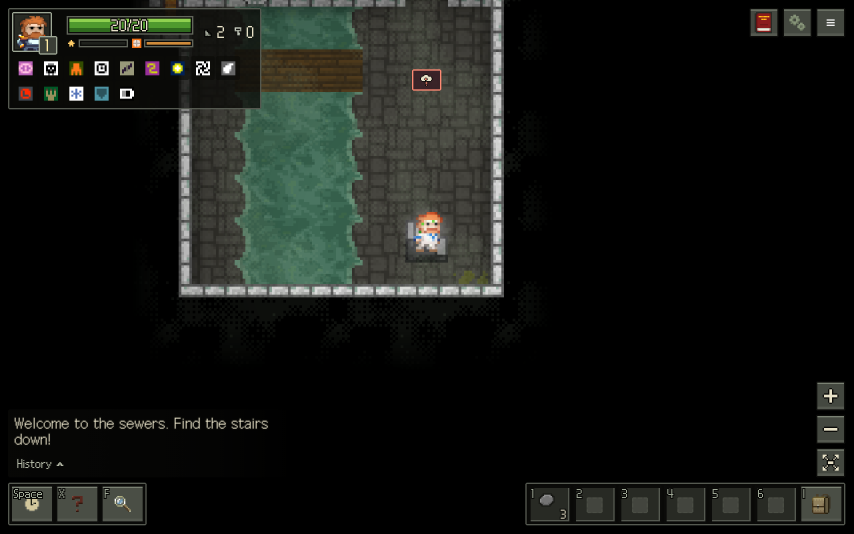
#> input picture docs/design/previews/v24/after/en-1280x800/buffs.png, 2560 x 1600 px, found by its file name (shown at 1/3 size)
$ python p24_ui.py
#> lines starting #> are read from the running program, lines starting #| are printed output that depends on the picture
# v24 effects and UI: the PD 1.9 sheets the game still shows (buffs, badges, map marks) redrawn at their own
# layouts from Shattered's art; journal marks and the design system's small copies of PD sprites brought along.
import os, numpy as np
from PIL import Image
O = '/home/claude/v24/orig/'
SH = '/home/claude/sh/spd/core/src/main/assets/'
OUT = '/home/claude/v24/out9/packages/client/public/assets/'
SPR = '/home/claude/v24/spr/'            # new copies for the design system's work/spr (build.py VARS)
os.makedirs(SPR, exist_ok=True)
def rgba(p): return Image.open(p).convert('RGBA')
#> called with p = '/home/claude/v24/orig/buffs.png'
def save(im, rel):
    p = OUT + rel; os.makedirs(os.path.dirname(p), exist_ok=True); im.save(p, optimize=True); return im
def spr(im, name): im.save(SPR + name, optimize=True); return im
def new(rel): return rgba(OUT + rel) if os.path.exists(OUT + rel) else rgba(O + rel)

# ---------------------------------------------------------------- 1. buffs.png (PD layout, 18 a row of 7 px)
# Shattered kept PD's first 29 indices for the same states; PD's VERTIGO (29), RAGE (30) and SACRIFICE (31) are 33, 38, 39 there.
PD_TO_SH = {i: i for i in range(29)}; PD_TO_SH.update({29: 33, 30: 38, 31: 39})
pdb = rgba(O + 'buffs.png'); shb = rgba(SH + 'interfaces/buffs.png')
out = Image.new('RGBA', pdb.size)
#> out: PIL image 2560x1600 RGBA; every value is 0
def cell7(i): return ((i % 18) * 7, (i // 18) * 7, (i % 18) * 7 + 7, (i // 18) * 7 + 7)
for i in range((pdb.width // 7) * (pdb.height // 7)):
    if i in PD_TO_SH: out.paste(shb.crop(cell7(PD_TO_SH[i])), cell7(i)[:2])
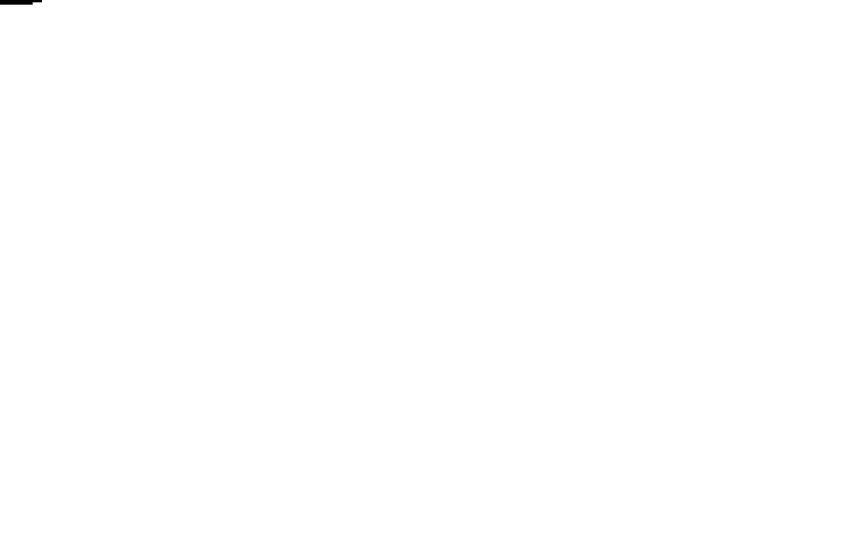
#> out: PIL image 2560x1600 RGBA (shown at 1/3 size); mean R, G, B, A 0, 0, 0, 0.1; transparent parts drawn white
save(out, 'buffs.png'); spr(out, 'sheet-buffs.png')

# ---------------------------------------------------------------- 2. badges.png (PD layout 8 x 8 of 16 px)
# Each picture the game names (badges.ts image) now holds Shattered's badge for the same feat, in Shattered's tier
# frames (bronze, silver, gold, platinum). Feats Shattered dropped (all scrolls / rings / wands identified, the haggler's
# and thorns rings, all items) keep their PD picture, re-framed in the tier frame their row should have.
B = {0: 6, 1: 7, 2: 34, 3: 35, 4: 8, 5: 9, 6: 36, 7: 37, 8: 11, 9: 40, 10: 41, 11: 72, 12: 15, 13: 48, 14: 49, 15: 79,
     16: 50, 22: 82, 23: 67, 24: 17, 25: 18, 26: 19, 27: 20, 29: 66, 30: 65, 32: 54, 33: 105, 34: 104, 36: 103, 37: 80,
     38: 99, 39: 111, 40: 12, 41: 42, 42: 43, 43: 73, 44: 13, 45: 44, 46: 45, 47: 75, 48: 10, 49: 38, 50: 39, 51: 71,
     52: 14, 53: 46, 54: 47, 55: 77, 56: 68, 57: 52, 59: 21, 60: 23, 61: 56, 62: 86, 63: 109}
REFRAME = {17: 16, 18: 16, 19: 16, 20: 38, 21: 38, 35: 82}   # PD picture -> Shattered badge whose frame it borrows
pdg = np.array(rgba(O + 'badges.png')).astype(int); shg = np.array(rgba(SH + 'interfaces/badges.png')).astype(int)
#> (the run stopped early here; a loop or call above may not have finished)
